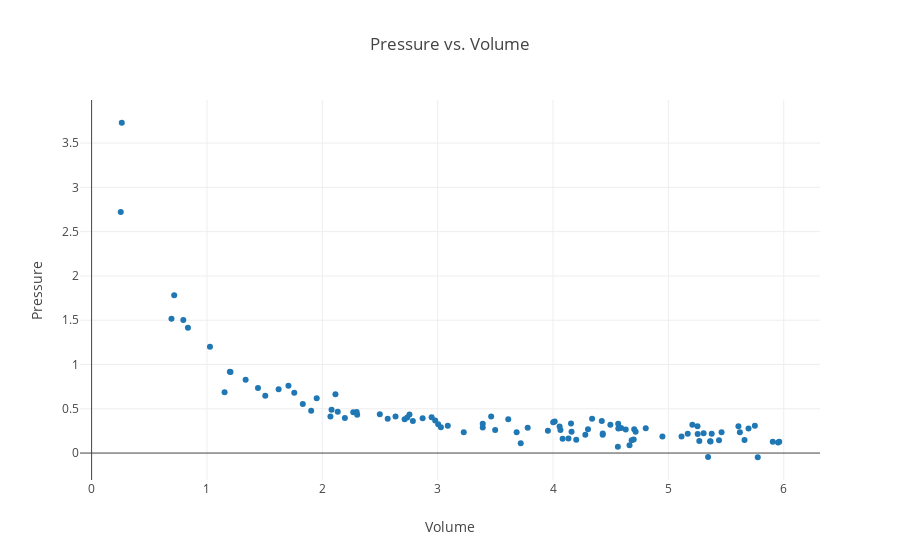

This figure's notebook cell:
### Code cell
# Imports, borrowing code from a 'library' that is used to generate the graph.
import plotly.offline as py
from plotly.offline import init_notebook_mode, iplot
import plotly.graph_objs as go
import numpy as np
from numpy import random as rand
import math
init_notebook_mode(connected=True)

# Initialize data sets. This makes sure it does not graph old data from previous experiments.
gx = []
gy = []
trials = []

# Constant multiple in Boyle's Law.
kB = 1

# Boyle's Law is technically PV = k, where k is constant for that specific system, (It varies between systems.)
# and P1V1 = P2V2 is only a result of this relationship. Students do not need to learn this however.
# For simplicity k is set to 1.

# Randomly generate data based on user defined volume and number of trials.
for i in range(0, N):
    temp = rand.random_sample() * volume
    
    # Prevent large outliers.
    # The limit is arbitrary, it is just so the graph looks nice and so the relationship is clearly defined.
    limit = rand.random_sample() + 1
    while(kB/temp > volume/limit):
        temp = rand.random_sample() * volume
    
    # Adds noise to points.
    outputx = rand.uniform(temp-(rand.random_sample()/4), temp+(rand.random_sample()/4))
    outputy = rand.uniform((kB/temp)-(rand.random_sample()/4), (kB/temp)+(rand.random_sample()/4))
    
    # Add the values to the list of data.
    trials.append((outputx, outputy))
    gx.append(outputx)
    gy.append(outputy)

# Organizes data.
trace = go.Scatter(x=gx, y=gy, mode='markers')

# Labels graph.
templayout = go.Layout(title='Pressure vs. Volume', xaxis=dict(title='Volume'), yaxis=dict(title='Pressure'))

# Renders graph. 
tempdata = [trace]
fig = go.Figure(data=tempdata, layout=templayout)
py.iplot(fig, filename='scatter-plot')

### Figure 1 — Plotly figure (JSON) as saved in the notebook; plotly's stock layout.template omitted (floating-point values rounded to 4 significant figures)
{"data": [{"mode": "markers", "type": "scatter", "uid": "13525af4-8b85-11e8-925c-28cfe9142f7f", "x": [2.134, 5.268, 4.59, 1.199, 1.951, 3.72, 2.756, 1.706, 1.831, 1.903, 5.114, 1.505, 4.431, 5.775, 3.498, 5.208, 4.001, 4.663, 5.362, 5.439, 2.713, 3.464, 0.2527, 1.757, 2.948, 2.978, 2.114, 1.442, 2.567, 4.566, 3.004, 2.298, 2.07, 5.252, 4.201, 4.804, 0.6923, 5.305, 2.736, 3.028, 3.391, 4.28, 0.8349, 3.226, 5.75, 4.497, 3.956, 5.607, 4.704, 3.088, 4.338, 4.565, 5.905, 5.344, 4.948, 5.461, 4.303, 1.026, 4.057, 3.78, 0.716, 4.423, 4.134, 1.153, 5.951, 4.064, 2.268, 1.204, 5.365, 3.391, 4.015, 2.302, 5.66, 4.716, 0.7951, 5.254, 2.869, 4.699, 2.498, 3.685, 4.156, 5.961, 5.168, 3.612, 2.785, 2.196, 4.431, 1.621, 1.335, 5.375, 0.2617, 4.682, 5.62, 5.695, 4.63, 2.08, 4.083, 4.562, 2.635, 4.16], "y": [0.4668, 0.1363, 0.2823, 0.9172, 0.6189, 0.11, 0.435, 0.7589, 0.5525, 0.4783, 0.1863, 0.6482, 0.2078, -0.04742, 0.2601, 0.3203, 0.3485, 0.0881, 0.1328, 0.1446, 0.3811, 0.4134, 2.721, 0.6813, 0.4051, 0.3681, 0.6631, 0.7358, 0.3887, 0.2779, 0.3242, 0.4628, 0.4136, 0.304, 0.1514, 0.2797, 1.517, 0.2223, 0.4011, 0.2922, 0.3318, 0.2075, 1.416, 0.234, 0.3087, 0.3197, 0.2508, 0.3036, 0.2679, 0.3093, 0.3881, 0.331, 0.1273, -0.04586, 0.1871, 0.2352, 0.2699, 1.201, 0.301, 0.2859, 1.781, 0.3612, 0.1654, 0.6866, 0.1197, 0.2612, 0.4601, 0.916, 0.1302, 0.2896, 0.3552, 0.4312, 0.1472, 0.2406, 1.502, 0.2161, 0.394, 0.1542, 0.4369, 0.2347, 0.3331, 0.1283, 0.2175, 0.3829, 0.3628, 0.3947, 0.2204, 0.7212, 0.827, 0.2182, 3.73, 0.1443, 0.2337, 0.2779, 0.2652, 0.4881, 0.1607, 0.07107, 0.4116, 0.2412]}], "layout": {"title": "Pressure vs. Volume", "xaxis": {"title": "Volume"}, "yaxis": {"title": "Pressure"}}}
